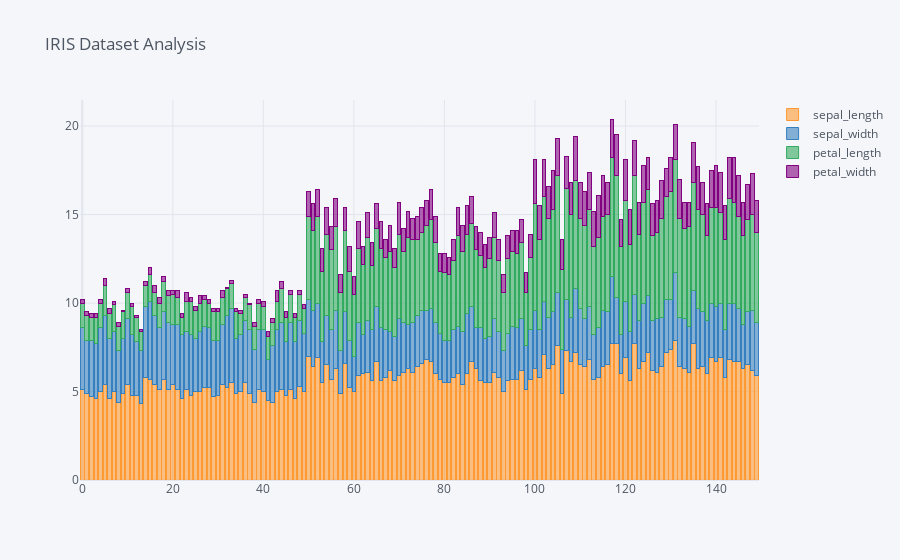

Notebook source saved alongside this figure:
### Code cell
df.iplot(kind='bar', barmode='stack',
              title='IRIS Dataset Analysis')

### Figure 1 — Plotly figure (JSON) as saved in the notebook; plotly's stock layout.template omitted (floating-point values rounded to 4 significant figures; data arrays with more than 128 entries replaced by an {"elided": "..."} marker saying what was removed)
{"data": [{"marker": {"color": "rgba(255, 153, 51, 0.6)", "line": {"color": "rgba(255, 153, 51, 1.0)", "width": 1}}, "name": "sepal_length", "orientation": "v", "text": "", "type": "bar", "x": {"elided": "150 int values"}, "y": {"elided": "150 float values"}}, {"marker": {"color": "rgba(55, 128, 191, 0.6)", "line": {"color": "rgba(55, 128, 191, 1.0)", "width": 1}}, "name": "sepal_width", "orientation": "v", "text": "", "type": "bar", "x": {"elided": "150 int values"}, "y": {"elided": "150 float values"}}, {"marker": {"color": "rgba(50, 171, 96, 0.6)", "line": {"color": "rgba(50, 171, 96, 1.0)", "width": 1}}, "name": "petal_length", "orientation": "v", "text": "", "type": "bar", "x": {"elided": "150 int values"}, "y": {"elided": "150 float values"}}, {"marker": {"color": "rgba(128, 0, 128, 0.6)", "line": {"color": "rgba(128, 0, 128, 1.0)", "width": 1}}, "name": "petal_width", "orientation": "v", "text": "", "type": "bar", "x": {"elided": "150 int values"}, "y": {"elided": "150 float values"}}], "layout": {"barmode": "stack", "legend": {"bgcolor": "#F5F6F9", "font": {"color": "#4D5663"}, "traceorder": "normal"}, "paper_bgcolor": "#F5F6F9", "plot_bgcolor": "#F5F6F9", "title": {"font": {"color": "#4D5663"}, "text": "IRIS Dataset Analysis"}, "xaxis": {"gridcolor": "#E1E5ED", "showgrid": true, "tickfont": {"color": "#4D5663"}, "title": {"font": {"color": "#4D5663"}, "text": ""}, "zerolinecolor": "#E1E5ED"}, "yaxis": {"gridcolor": "#E1E5ED", "showgrid": true, "tickfont": {"color": "#4D5663"}, "title": {"font": {"color": "#4D5663"}, "text": ""}, "zerolinecolor": "#E1E5ED"}}}
